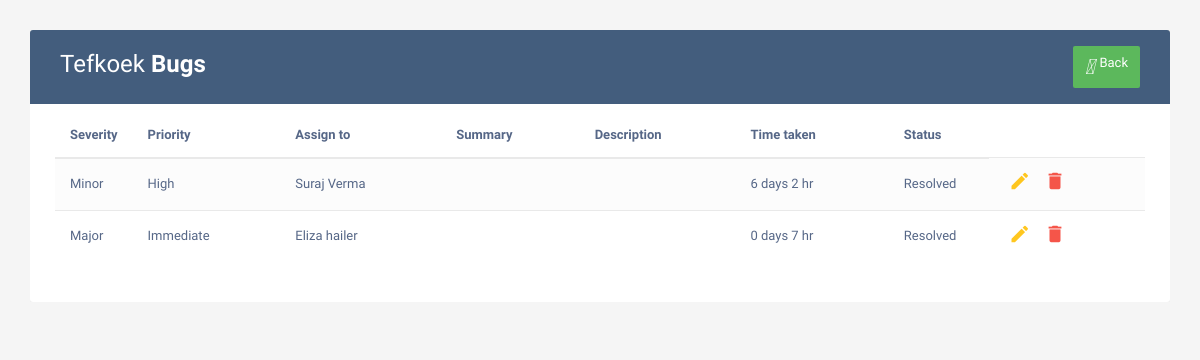
/viewproject/26 (signed in), run on an earlier commit of the app's database.
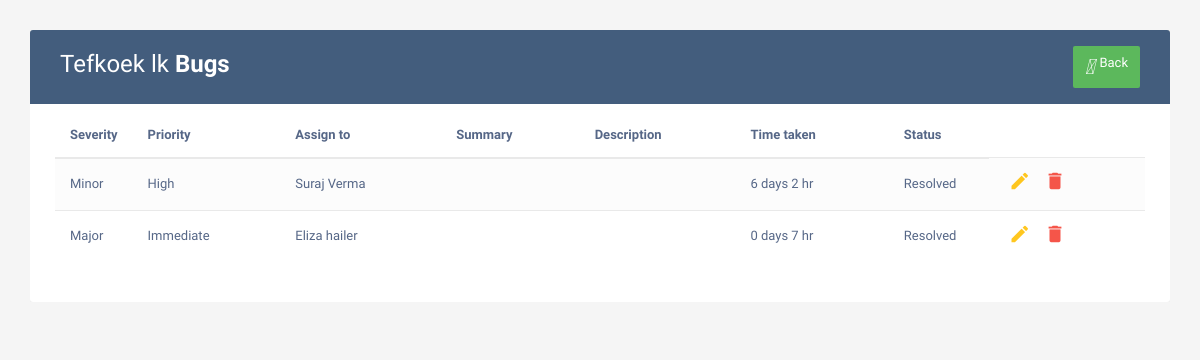
And on a later commit of the database.
### home/models.py (models this page shows, shortened)
class Project(models.Model):
    Pname = models.CharField(max_length=122)
    Pstatus = models.CharField(max_length=122)
    Desc = models.TextField()
    date = models.DateField()

### home/views.py (the view)
# urls.py: path('viewproject/<int:id>',views.viewproject,name='View Project'),
@login_required
def viewproject(request,id):
    project = Project.objects.get(id=id)
    unresolved = Bug.objects.filter(project=project.Pname,status='Unresolved')
    resolved = Bug.objects.filter(project=project.Pname,status='Resolved')
    context = {
        'project':project,
        'unresolved':unresolved,
        'resolved':resolved,
    }
    return render(request,'viewproject.html',context)

### templates/viewproject.html (shortened to what this page needs)
<!DOCTYPE html>
<html lang="en">
<head>
<link rel="stylesheet" href="https://maxcdn.bootstrapcdn.com/font-awesome/4.7.0/css/font-awesome.min.css">
<link rel="stylesheet" href="https://maxcdn.bootstrapcdn.com/bootstrap/3.3.7/css/bootstrap.min.css">
</head>
<body>
    <div class="container">
        <div class="table-responsive">
            <div class="table-wrapper">
                <div class="table-title">
                    <div class="row">
                        <div class="col-xs-6">
                            <h2>{{project.Pname}} <b>Bugs</b></h2>
                        </div>
                        <div class="col-xs-6">
							<a href="/project" class="btn btn-success" data-toggle="modal"><i>&#xE147;</i> <span>Back</span></a>
                        </div>
                    </div>
                </div>
                <table class="table table-striped table-hover">
                    <thead>
                        <tr>
                            <th>Severity</th>
                            <th>Priority</th>
                            <th>Assign to</th>
                            <th>Summary</th>
                            <th>Description</th>
                            <th>Time taken</th>
							<th>Status</th>
                        </tr>
                    </thead>
                    <tbody>
                        {% for item in resolved %}
                        <tr>
                            <td> {{item.Severity}} </td>
                            <td> {{item.Priority}} </td>
                            <td> {{item.Assign}} </td>
                            <td> {{item.Summary}} </td>
                            <td> {{item.Desc}} </td>
                            <td> {{item.timetaken}} </td>
							<td> {{item.status}} </td>
                            <td>
                                <a href="/editbug/{{item.id}}" class="edit" data-toggle="modal"><i class="material-icons" data-toggle="tooltip" title="Edit">&#xE254;</i></a>
                                <a href="/deletebug/{{item.id}}" class="delete" data-toggle="modal"><i class="material-icons" data-toggle="tooltip" title="Delete">&#xE872;</i></a>
                            </td>
                        </tr>
                        {% endfor %}
                    </tbody>
                </table>
            </div>
        </div>
    </div>
</body>

What changed in the data, as far as the page shows it:
changed Project: Pname "Tefkoek" → "Tefkoek lk"
